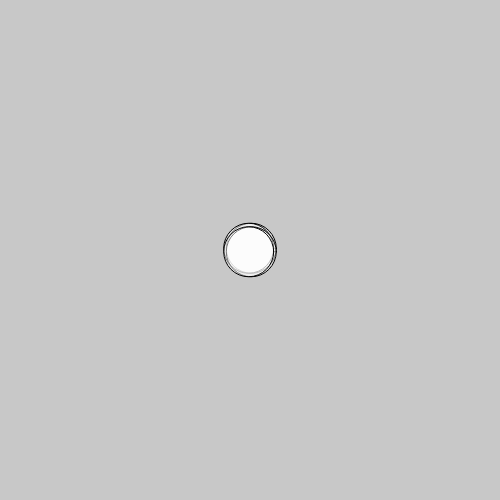
Frame 1 (no input)
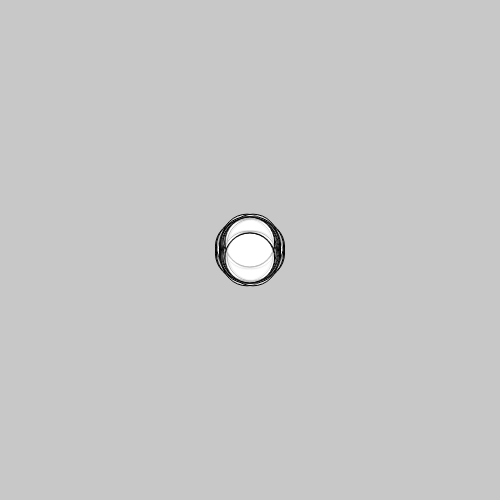
Frame 60 (no input)
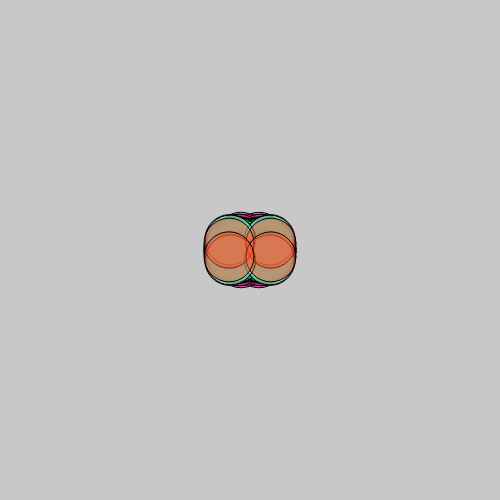
Frame 120 (the mouse pressed at the canvas centre since frame 60)

The p5.js sketch that drew these frames (run headless with seeded random() and noise() and a simulated clock; from frame 60 on, the mouse is pressed at the canvas centre):

// p5.js sketch
// ── sketch.js
//https://github.com/stavrosdidakis/DAT-GAD-405_2017
//https://p5js.org

//DAT405 / GAD405
//01_NoiseCircle

//Setup of variables
let r = 255;
let g = 255;
let b = 255;
let speed = 3;
let diameter = 50;
let x1;
let y1;
let x2;
let y2;

function setup() {
  createCanvas(500, 500);
  //On setup ellipse appears in the middle of the screen
  x1 = width/2;
  y1 = height/2;

  x2 = width/2;
  y2 = width/2;

  {let x1 = map(height, 0, width, 0, 500);
  let y1 = map(width, 0, height, 500, 0);}


  background(200);
}

function draw() {
  //In the following four lines of the code, we add to x1 and y1
  //a random amoung between -3 to 3 for each frame. This makes the
  //position of the shape to jiggle randomly. In addition to this,
  //the constrain function will make sure that x1 and y1 will always
  //stay within the boundaries of the sketch (0 to 500)
  x1 += random(-speed, speed);
  y1 += random(-speed, speed);
  x1 = constrain(x1, 0, width);
  y1 = constrain(y1, 0, height);

x2=500-x1;
y2=500-y1;


  //reverse(-speed, speed);

  //Press the mouse to change the values of r, g, b
  //which following in the fill() they control the color of the shape
  if (mouseIsPressed) {
    r = random(255);
    g = random(255);
    b = random(255);
  }
  fill (r, g, b, 120);
  ellipse(x1, y1, diameter, diameter);
  ellipse(x2, y1, diameter, diameter);
  ellipse(x1, y2, diameter, diameter);
  ellipse(x2, y2, diameter, diameter);

}
